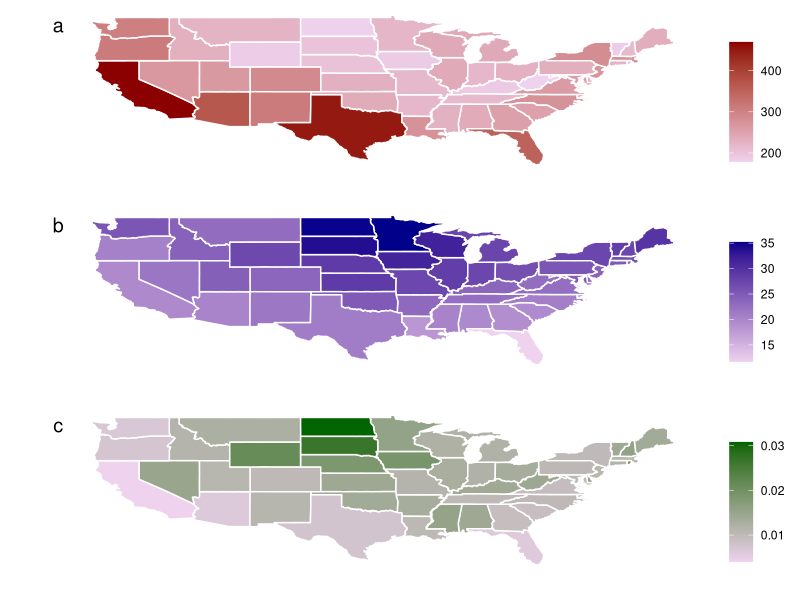
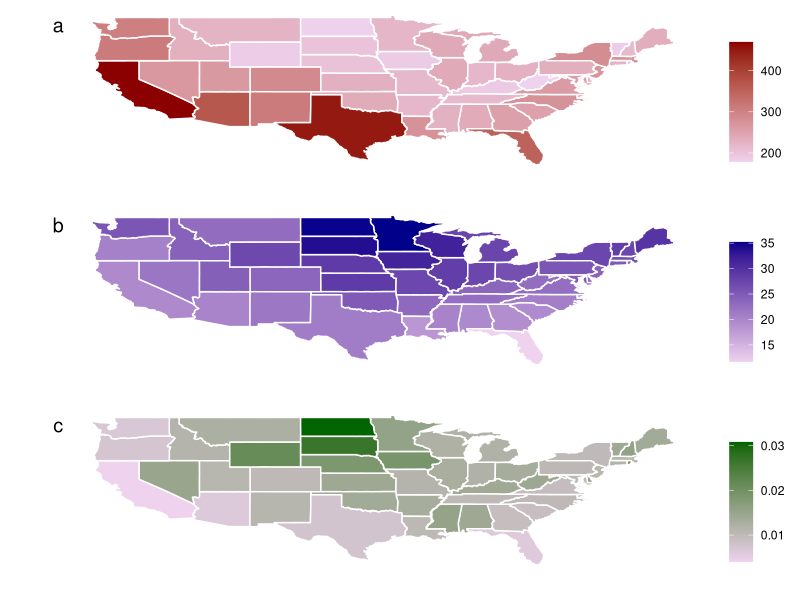

Here is the R script that generated these plots, in order:
library(tidyverse)
library(egg)

distances <- read_csv("data/distances.csv")

### Fig. 1
Total <- merge(
  map_data("state"),
  distances
) %>% arrange(order)

p1 <- ggplot(Total) +
  geom_polygon(
    aes(x = long, y = lat, group = group, fill = alpha),
    colour = "white"
  ) +
  scale_fill_continuous(low = "thistle2", high = "darkred", guide = "colorbar") +
  theme_bw() +
  labs(fill = "", x = "", y = "") +
  scale_y_continuous(breaks = c()) +
  scale_x_continuous(breaks = c()) +
  theme(panel.border = element_blank(), legend.text.align = 3) +
  annotate("text", label = "a", x = -128, y = 49, vjust = 1, size = 5)

p2 <- ggplot(Total) +
  geom_polygon(
    aes(x = long, y = lat, group = group, fill = temp_range),
    colour = "white"
  ) +
  scale_fill_continuous(low = "thistle2", high = "darkblue", guide = "colorbar") +
  theme_bw() +
  labs(fill = "", x = "", y = "") +
  scale_y_continuous(breaks = c()) +
  scale_x_continuous(breaks = c()) +
  theme(panel.border = element_blank()) +
  annotate("text", label = "b", x = -128, y = 49, vjust = 1, size = 5)

p3 <- ggplot(Total) +
  geom_polygon(
    aes(x = long, y = lat, group = group, fill = d),
    colour = "white"
  ) +
  scale_fill_continuous(low = "thistle2", high = "darkgreen", guide = "colorbar") +
  theme_bw() +
  labs(fill = "", x = "", y = "") +
  scale_y_continuous(breaks = c()) +
  scale_x_continuous(breaks = c()) +
  theme(panel.border = element_blank()) +
  theme(plot.title = element_text(hjust = 0)) +
  annotate("text", label = "c", x = -128, y = 49, vjust = 1, size = 5)


combined_plots <- ggarrange(
  p1,p2,p3,
  ncol = 1
)

ggsave(paste0("results/Fig1.eps"), combined_plots, width = 0.75*8, height = 0.33*11*3)
